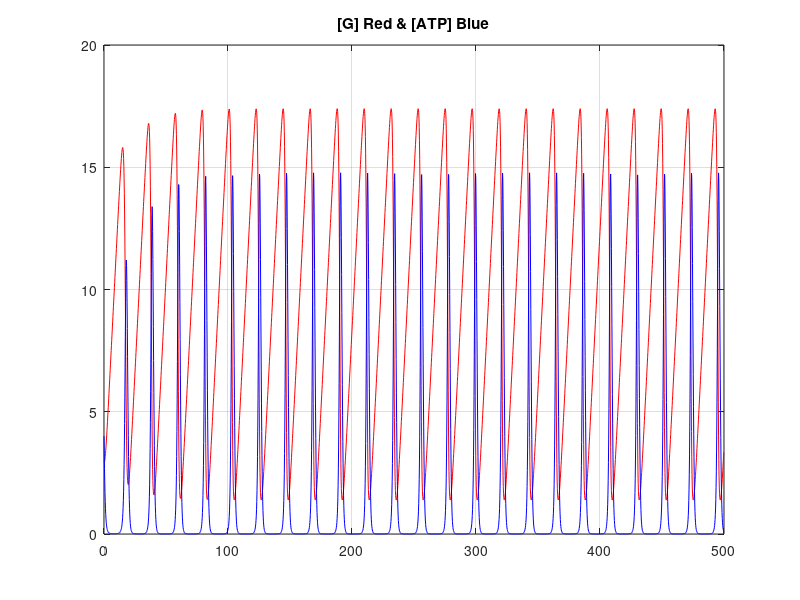
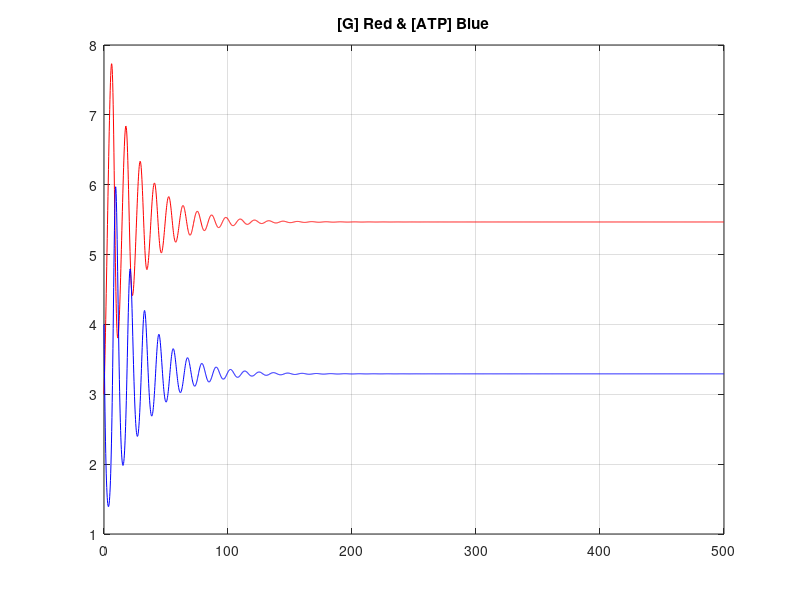
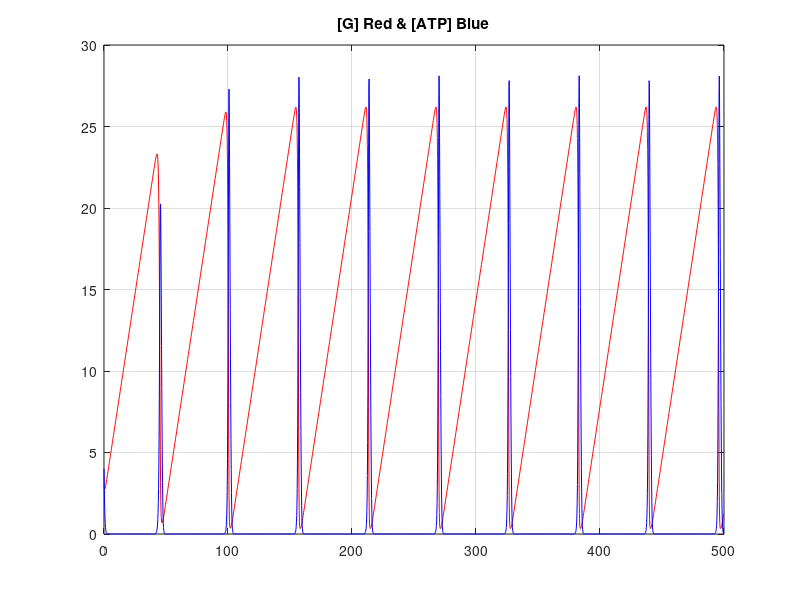
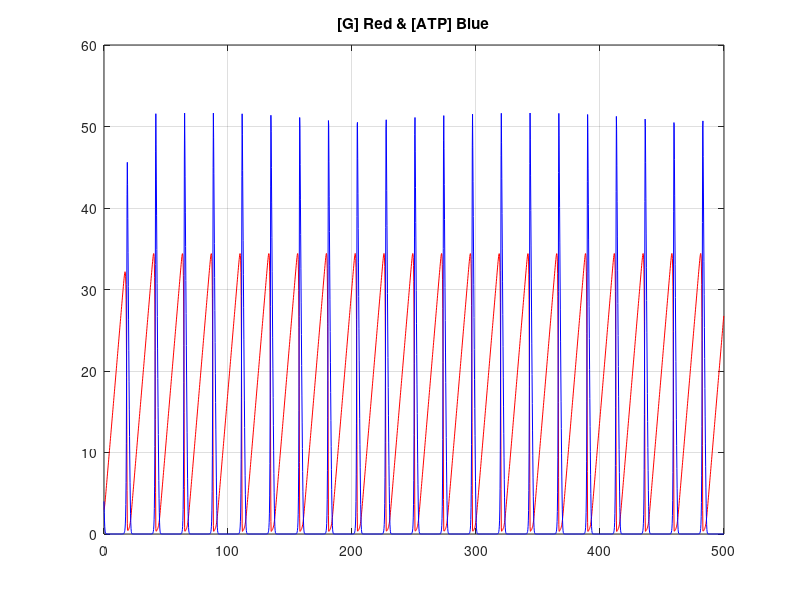

The MATLAB script that drew these images, in order:
clear; clc;
% Which SET of parameters gives higher amplitude of oscillations

% % Use Euler's method to integrate simple one variable ODE
% % Use program as template for more interesting models

% % Note:  produces slightly different output compared with 
% % example shown in class.  Different values of b, dt, tlast

Vin = [0.2, 0.36, 0.1, 0.36] ;
k1 = [0.02, 0.02, 0.02, 0.02] ;
kp = [5, 4, 6, 6] ;
Km = [13, 15, 12, 9] ;

dt    = 0.2 ;  
tlast = 500 ; 
 
iterations = round(tlast/dt) ; 


time = dt*(0:iterations-1) ;

for j = 1:4
    G = 3;
    ATP = 4;
    G_arr = zeros(iterations, 1);
    ATP_arr = zeros(iterations, 1);
    for i = 1:iterations 
        ATP_arr(i) = ATP;
        G_arr(i) = G;

        dATP_dt = 2 * k1(j) * G_arr(i) * ATP_arr(i) - ((kp(j) * ATP_arr(i)) ./ (Km(j) + ATP_arr(i))); 
        dG_dt = Vin(j) - k1(j) * G_arr(i) * ATP_arr(i);

        ATP = ATP + dATP_dt;
        G = G + dG_dt;
    end

    fprintf("[G] max = %0.5f \n", max(G_arr));
    fprintf("[ATP] max = %0.5f \n", max(ATP_arr));

    figure;
    plot(time, G_arr, 'r');
    hold on;
    plot(time, ATP_arr, 'b');
    title('[G] Red & [ATP] Blue');
    grid on;
    
end

% Answer - Figure 4